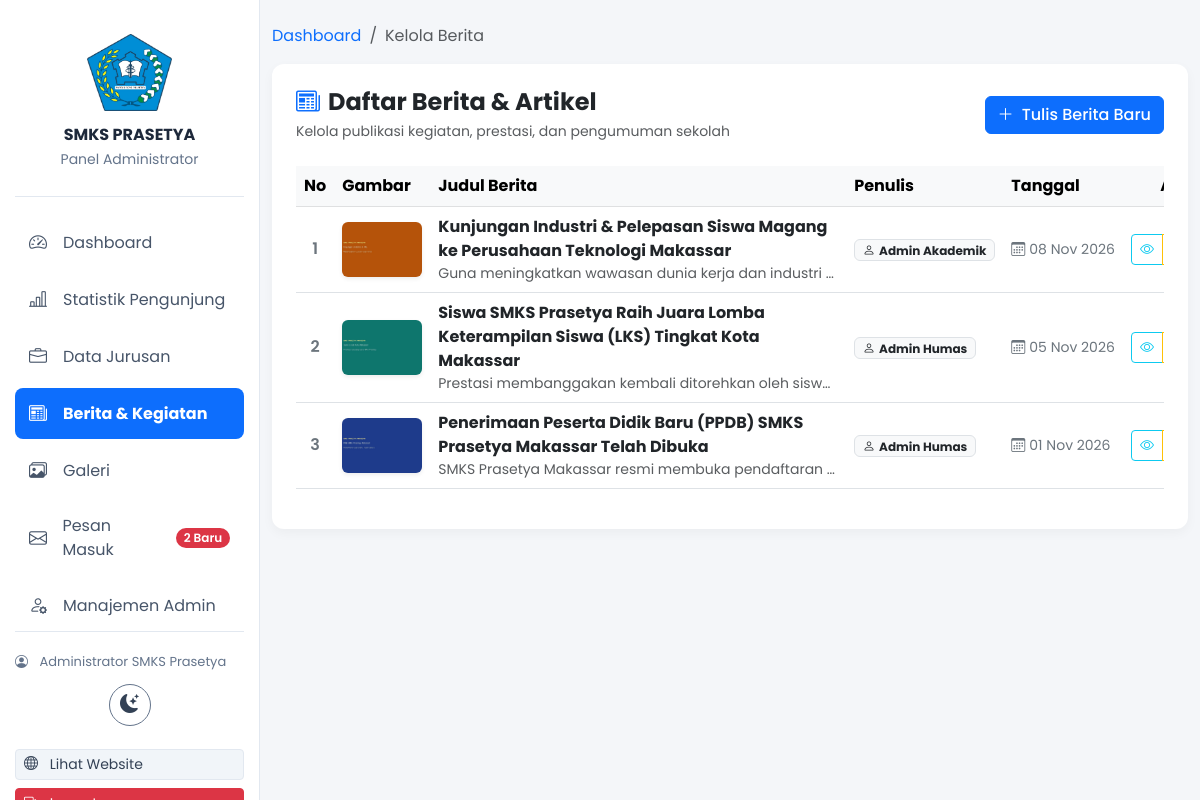
The app's page /admin/berita/index.php (signed in) with its own data.
### tables this page shows
CREATE TABLE `berita` (
  `id` INT AUTO_INCREMENT PRIMARY KEY,
  `judul` VARCHAR(255) NOT NULL,
  `isi` TEXT NOT NULL,
  `gambar` VARCHAR(255) NOT NULL,
  `penulis` VARCHAR(100) DEFAULT 'Admin',
  `tanggal` DATETIME DEFAULT CURRENT_TIMESTAMP
);

### admin/berita/index.php (the view, shortened to what this page needs)
<?php
require_once '../../config/koneksi.php';
$query = mysqli_query($conn, "SELECT * FROM berita ORDER BY tanggal DESC");
?>
<!DOCTYPE html>
<html lang="id">
<head>
    <link href="https://cdn.jsdelivr.net/npm/bootstrap@5.3.0/dist/css/bootstrap.min.css" rel="stylesheet">
    <link rel="stylesheet" href="https://cdn.jsdelivr.net/npm/bootstrap-icons@1.11.1/font/bootstrap-icons.css">
</head>
<body>
    <?php include '../navbar.php'; ?>
    <div class="container my-4">
        <nav aria-label="breadcrumb">
            <ol class="breadcrumb">
                <li class="breadcrumb-item"><a href="../index.php" class="text-decoration-none">Dashboard</a></li>
                <li class="breadcrumb-item active" aria-current="page">Kelola Berita</li>
            </ol>
        </nav>
        <div class="card card-custom bg-white p-4">
            <div class="d-flex justify-content-between align-items-center flex-wrap gap-2 mb-4">
                <div>
                    <h4 class="fw-bold mb-1"><i class="bi bi-newspaper text-primary me-2"></i>Daftar Berita & Artikel</h4>
                    <p class="text-muted small mb-0">Kelola publikasi kegiatan, prestasi, dan pengumuman sekolah</p>
                </div>
                <a href="tambah.php" class="btn btn-primary fw-medium">
                    <i class="bi bi-plus-lg me-1"></i> Tulis Berita Baru
                </a>
            </div>
            <div class="table-responsive">
                <table class="table table-hover align-middle">
                    <thead class="table-light">
                        <tr>
                            <th class="text-center" style="width: 50px;">No</th>
                            <th style="width: 100px;">Gambar</th>
                            <th>Judul Berita</th>
                            <th style="width: 140px;">Penulis</th>
                            <th style="width: 130px;">Tanggal</th>
                            <th class="text-center" style="width: 160px;">Aksi</th>
                        </tr>
                    </thead>
                    <tbody>
                        <?php
                        $no = 1;
                        if (mysqli_num_rows($query) > 0) :
                            while ($row = mysqli_fetch_assoc($query)) :
                        ?>
                            <tr>
                                <td class="text-center fw-semibold text-secondary"><?= $no++; ?></td>
                                <td>
                                    <img src="../../assets/uploads/<?= htmlspecialchars($row['gambar']); ?>" alt="Gambar Berita" class="rounded object-fit-cover shadow-sm" width="80" height="55" onerror="this.src='https://placehold.co/100x80?text=No+Img'">
                                </td>
                                <td>
                                    <span class="fw-bold text-dark d-block">
                                        <?= htmlspecialchars($row['judul']); ?>
                                    </span>
                                    <small class="text-muted text-truncate d-block" style="max-width: 400px;">
                                        <?= strip_tags($row['isi']); ?>
                                    </small>
                                </td>
                                <td>
                                    <span class="badge bg-light text-dark border">
                                        <i class="bi bi-person me-1"></i><?= htmlspecialchars($row['penulis']); ?>
                                    </span>
                                </td>
                                <td class="small text-secondary text-nowrap">
                                    <i class="bi bi-calendar3 me-1"></i><?= date('d M Y', strtotime($row['tanggal'])); ?>
                                </td>
                                <td class="text-center">
                                    <div class="btn-group btn-group-sm">
                                        <a href="../../detail-berita.php?id=<?= $row['id']; ?>" target="_blank" class="btn btn-outline-info" title="Lihat di Web">
                                            <i class="bi bi-eye"></i>
                                        </a>
                                        <a href="edit.php?id=<?= $row['id']; ?>" class="btn btn-outline-warning" title="Edit Berita">
                                        </a>
                                    </div>
                                </td>
                            </tr>
                        <?php
                            endwhile;
                        endif; ?>
                    </tbody>
                </table>
            </div>
        </div>
    </div>
</body>
</html>

### assets/css/theme.css (style rules this page uses)
:root { color-scheme: light; }
body { background-color: #f4f6f9; color: #334155; transition: background-color 0.2s, color 0.2s; }

### admin/berita/index.php (style rules this page uses)
body { font-family: 'Poppins', sans-serif; background-color: #f4f6f9; }
.card-custom { border: none; border-radius: 12px; box-shadow: 0 4px 12px rgba(0,0,0,0.04); }

### admin/navbar.php (style rules this page uses)
body { padding-left: 260px; }

### records on screen
berita: gambar (picture), judul "Kunjungan Industri & Pelepasan Siswa Magang ke Perusahaan Teknologi Makassar", isi "Guna meningkatkan wawasan dunia kerja dan industri…", penulis "Admin Akademik", tanggal "08 Nov 2026"
berita: gambar (picture), judul "Siswa SMKS Prasetya Raih Juara Lomba Keterampilan Siswa (LKS) Tingkat Kota Makassar", isi "Prestasi membanggakan kembali ditorehkan oleh sisw…", penulis "Admin Humas", tanggal "05 Nov 2026"
berita: gambar (picture), judul "Penerimaan Peserta Didik Baru (PPDB) SMKS Prasetya Makassar Telah Dibuka", isi "SMKS Prasetya Makassar resmi membuka pendaftaran…", penulis "Admin Humas", tanggal "01 Nov 2026"

### other values on screen
$unread_count "2"
$nama_admin "Administrator SMKS Prasetya"
